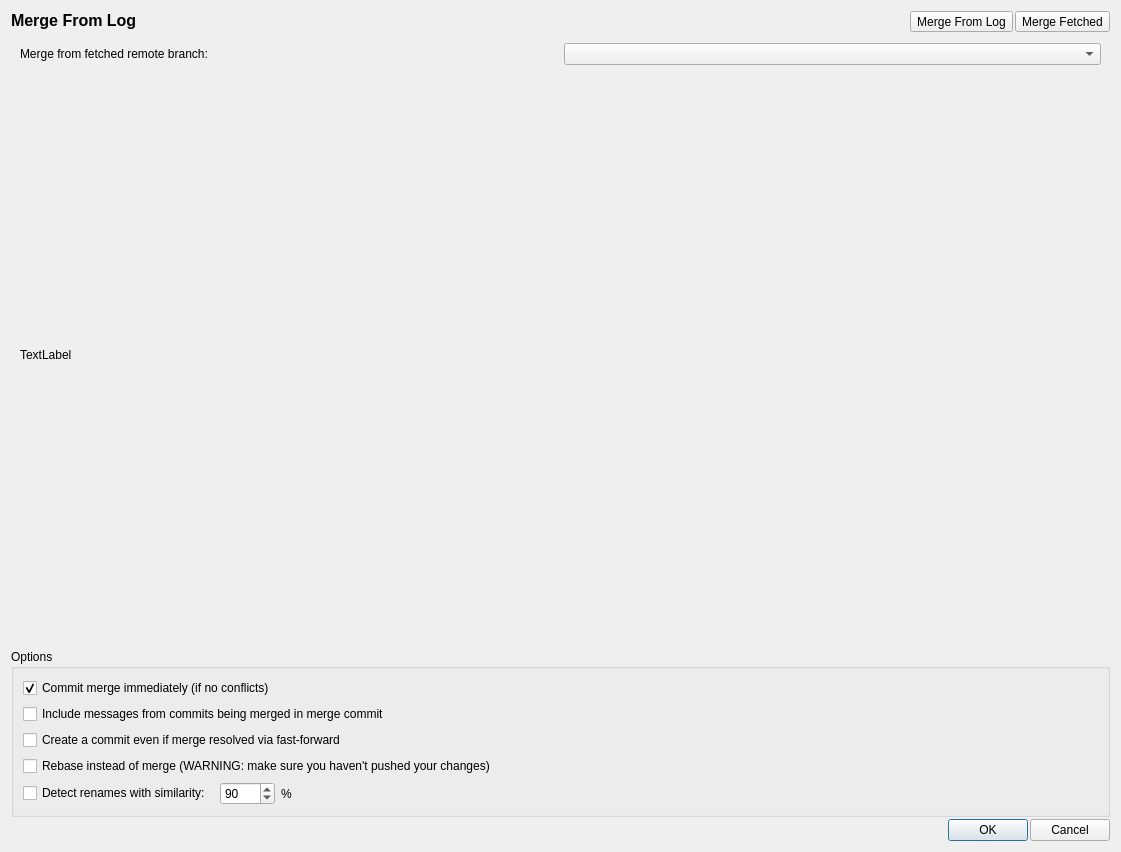
<?xml version="1.0" encoding="UTF-8"?>
<ui version="4.0">
 <class>QGitMergeDialog</class>
 <widget class="QDialog" name="QGitMergeDialog">
  <property name="geometry">
   <rect>
    <x>0</x>
    <y>0</y>
    <width>1121</width>
    <height>852</height>
   </rect>
  </property>
  <property name="windowTitle">
   <string>Pick a commit to merge into your current branch</string>
  </property>
  <layout class="QVBoxLayout" name="verticalLayout">
   <property name="spacing">
    <number>2</number>
   </property>
   <item>
    <layout class="QHBoxLayout" name="horizontalLayout_3">
     <item>
      <widget class="QLabel" name="label_3">
       <property name="font">
        <font>
         <pointsize>12</pointsize>
         <bold>true</bold>
        </font>
       </property>
       <property name="text">
        <string>Merge From Log</string>
       </property>
       <property name="alignment">
        <set>Qt::AlignmentFlag::AlignLeading|Qt::AlignmentFlag::AlignLeft|Qt::AlignmentFlag::AlignTop</set>
       </property>
      </widget>
     </item>
     <item>
      <widget class="QToolButton" name="mergedFromLog_toolButton">
       <property name="text">
        <string>Merge From Log</string>
       </property>
       <property name="icon">
        <iconset resource="../resource.qrc">
         <normaloff>:/toolbar/merge</normaloff>:/toolbar/merge</iconset>
       </property>
       <property name="iconSize">
        <size>
         <width>32</width>
         <height>32</height>
        </size>
       </property>
       <property name="toolButtonStyle">
        <enum>Qt::ToolButtonStyle::ToolButtonTextUnderIcon</enum>
       </property>
      </widget>
     </item>
     <item>
      <widget class="QToolButton" name="mergeFetched_toolButton">
       <property name="text">
        <string>Merge Fetched</string>
       </property>
       <property name="icon">
        <iconset resource="../resource.qrc">
         <normaloff>:/toolbar/merge</normaloff>:/toolbar/merge</iconset>
       </property>
       <property name="iconSize">
        <size>
         <width>32</width>
         <height>32</height>
        </size>
       </property>
       <property name="toolButtonStyle">
        <enum>Qt::ToolButtonStyle::ToolButtonTextUnderIcon</enum>
       </property>
      </widget>
     </item>
    </layout>
   </item>
   <item>
    <widget class="QStackedWidget" name="stackedWidget">
     <property name="currentIndex">
      <number>1</number>
     </property>
     <widget class="QWidget" name="page">
      <widget class="QWidget" name="layoutWidget">
       <property name="geometry">
        <rect>
         <x>-230</x>
         <y>80</y>
         <width>1021</width>
         <height>28</height>
        </rect>
       </property>
       <layout class="QHBoxLayout" name="horizontalLayout">
        <item>
         <widget class="QComboBox" name="comboBox_2">
          <item>
           <property name="text">
            <string>All Branches</string>
           </property>
          </item>
          <item>
           <property name="text">
            <string>Current Branch</string>
           </property>
          </item>
         </widget>
        </item>
        <item>
         <widget class="QCheckBox" name="checkBox">
          <property name="text">
           <string>Show Remote Branches</string>
          </property>
         </widget>
        </item>
        <item>
         <widget class="QComboBox" name="comboBox">
          <item>
           <property name="text">
            <string>Date Order</string>
           </property>
          </item>
          <item>
           <property name="text">
            <string>Ancesor Order</string>
           </property>
          </item>
         </widget>
        </item>
        <item>
         <spacer name="horizontalSpacer">
          <property name="orientation">
           <enum>Qt::Orientation::Horizontal</enum>
          </property>
          <property name="sizeHint" stdset="0">
           <size>
            <width>40</width>
            <height>20</height>
           </size>
          </property>
         </spacer>
        </item>
        <item>
         <widget class="QLineEdit" name="lineEdit">
          <property name="placeholderText">
           <string>Author Name</string>
          </property>
         </widget>
        </item>
        <item>
         <widget class="QLabel" name="label">
          <property name="text">
           <string>Jump to:</string>
          </property>
         </widget>
        </item>
       </layout>
      </widget>
      <widget class="QTableWidget" name="tableWidget">
       <property name="geometry">
        <rect>
         <x>160</x>
         <y>150</y>
         <width>481</width>
         <height>291</height>
        </rect>
       </property>
      </widget>
     </widget>
     <widget class="QWidget" name="page_2">
      <layout class="QGridLayout" name="gridLayout_2" rowstretch="0,1">
       <item row="0" column="0">
        <widget class="QLabel" name="label_4">
         <property name="text">
          <string>Merge from fetched remote branch:</string>
         </property>
        </widget>
       </item>
       <item row="0" column="1">
        <widget class="QComboBox" name="comboBox_3"/>
       </item>
       <item row="1" column="0" colspan="2">
        <widget class="QLabel" name="label_5">
         <property name="text">
          <string>TextLabel</string>
         </property>
        </widget>
       </item>
      </layout>
     </widget>
    </widget>
   </item>
   <item>
    <widget class="QGroupBox" name="groupBox">
     <property name="title">
      <string>Options</string>
     </property>
     <layout class="QGridLayout" name="gridLayout" columnstretch="0,0,1">
      <item row="0" column="0" colspan="2">
       <widget class="QCheckBox" name="checkBox_2">
        <property name="text">
         <string>Commit merge immediately (if no conflicts)</string>
        </property>
        <property name="checked">
         <bool>true</bool>
        </property>
       </widget>
      </item>
      <item row="1" column="0" colspan="3">
       <widget class="QCheckBox" name="checkBox_3">
        <property name="text">
         <string>Include messages from commits being merged in merge commit</string>
        </property>
       </widget>
      </item>
      <item row="2" column="0" colspan="3">
       <widget class="QCheckBox" name="checkBox_4">
        <property name="text">
         <string>Create a commit even if merge resolved via fast-forward</string>
        </property>
       </widget>
      </item>
      <item row="3" column="0" colspan="3">
       <widget class="QCheckBox" name="checkBox_5">
        <property name="text">
         <string>Rebase instead of merge (WARNING: make sure you haven't pushed your changes)</string>
        </property>
       </widget>
      </item>
      <item row="4" column="0">
       <widget class="QCheckBox" name="checkBox_6">
        <property name="text">
         <string>Detect renames with similarity: </string>
        </property>
       </widget>
      </item>
      <item row="4" column="1">
       <widget class="QSpinBox" name="spinBox">
        <property name="maximum">
         <number>100</number>
        </property>
        <property name="value">
         <number>90</number>
        </property>
        <property name="displayIntegerBase">
         <number>10</number>
        </property>
       </widget>
      </item>
      <item row="4" column="2">
       <widget class="QLabel" name="label_2">
        <property name="text">
         <string>%</string>
        </property>
       </widget>
      </item>
     </layout>
    </widget>
   </item>
   <item>
    <layout class="QHBoxLayout" name="horizontalLayout_2">
     <item>
      <spacer name="horizontalSpacer_2">
       <property name="orientation">
        <enum>Qt::Orientation::Horizontal</enum>
       </property>
       <property name="sizeHint" stdset="0">
        <size>
         <width>40</width>
         <height>20</height>
        </size>
       </property>
      </spacer>
     </item>
     <item>
      <widget class="QPushButton" name="pushButton">
       <property name="text">
        <string>OK</string>
       </property>
      </widget>
     </item>
     <item>
      <widget class="QPushButton" name="pushButton_2">
       <property name="text">
        <string>Cancel</string>
       </property>
      </widget>
     </item>
    </layout>
   </item>
  </layout>
 </widget>
 <resources>
  <include location="../resource.qrc"/>
 </resources>
 <connections/>
</ui>
